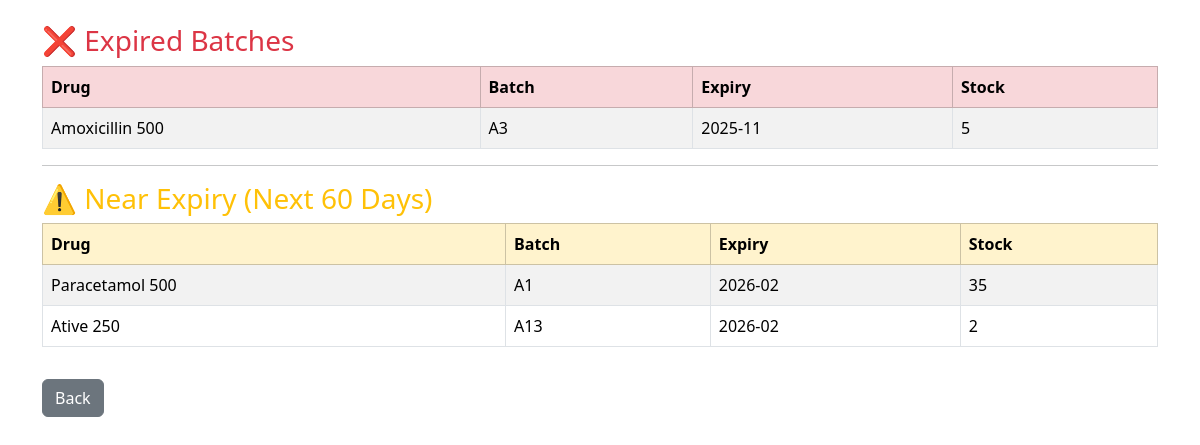
Screenshot of /expiry_dashboard (signed in) with the database file from the repository.
### tables this page shows
CREATE TABLE products (
        id INTEGER PRIMARY KEY AUTOINCREMENT,
        drug_name TEXT,
        batch TEXT,
        expiry TEXT,
        mrp REAL,
        stock INTEGER
    , low_stock_limit INTEGER DEFAULT 5);

### app.py (the view)
    def wrap(*args, **kwargs):
        if "user" not in session:
            return redirect(url_for("login"))
        return f(*args, **kwargs)

### app.py (called while the page is built)
def get_db():
    con = sqlite3.connect(DB)
    con.row_factory = sqlite3.Row
    return con

def login_required(f):
    def wrap(*args, **kwargs):
        if "user" not in session:
            return redirect(url_for("login"))
        return f(*args, **kwargs)
    wrap.__name__ = f.__name__
    return wrap

@app.route("/expiry_dashboard")
@login_required
def expiry_dashboard():
    con = get_db()
    expired = con.execute("""
        SELECT * FROM products
        WHERE expiry < date('now')
    """).fetchall()
    near = con.execute("""
        SELECT * FROM products
        WHERE expiry >= date('now')
          AND expiry <= date('now','+60 days')
    """).fetchall()
    con.close()
    return render_template(
        "expiry_dashboard.html",
        expired=expired,
        near=near
    )

### templates/expiry_dashboard.html (shortened to what this page needs)
<!DOCTYPE html>
<html>
<head>
    <link href="https://cdn.jsdelivr.net/npm/bootstrap@5.3.3/dist/css/bootstrap.min.css" rel="stylesheet">
</head>
<body class="container mt-4">
<h3 class="text-danger">❌ Expired Batches</h3>
<table class="table table-bordered table-striped">
<thead class="table-danger">
<tr>
    <th>Drug</th>
    <th>Batch</th>
    <th>Expiry</th>
    <th>Stock</th>
</tr>
</thead>
<tbody>
{% for p in expired %}
<tr>
    <td>{{ p.drug_name }}</td>
    <td>{{ p.batch }}</td>
    <td>{{ p.expiry }}</td>
    <td>{{ p.stock }}</td>
</tr>
{% else %}
<tr><td colspan="4" class="text-center">No expired batches</td></tr>
{% endfor %}
</tbody>
</table>
<hr>
<h3 class="text-warning">⚠️ Near Expiry (Next 60 Days)</h3>
<table class="table table-bordered table-striped">
<thead class="table-warning">
<tr>
    <th>Drug</th>
    <th>Batch</th>
    <th>Expiry</th>
    <th>Stock</th>
</tr>
</thead>
<tbody>
{% for p in near %}
<tr>
    <td>{{ p.drug_name }}</td>
    <td>{{ p.batch }}</td>
    <td>{{ p.expiry }}</td>
    <td>{{ p.stock }}</td>
</tr>
{% else %}
<tr><td colspan="4" class="text-center">No near-expiry batches</td></tr>
{% endfor %}
</tbody>
</table>
<a href="/" class="btn btn-secondary mt-3">Back</a>
</body>
</html>

### rows the page displays
products: drug_name "Amoxicillin 500", batch "A3", expiry "2025-11", stock "5"
products: drug_name "Paracetamol 500", batch "A1", expiry "2026-02", stock "35"
products: drug_name "Ative 250", batch "A13", expiry "2026-02", stock "2"
